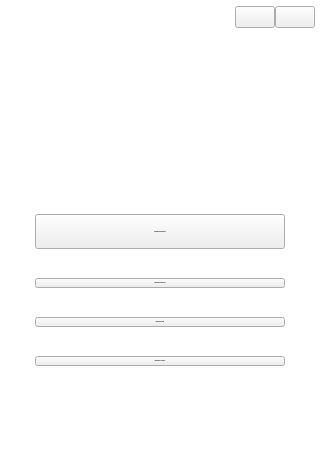
<?xml version="1.0" encoding="UTF-8"?>
<ui version="4.0">
 <class>VPrincipal</class>
 <widget class="QMainWindow" name="VPrincipal">
  <property name="enabled">
   <bool>true</bool>
  </property>
  <property name="geometry">
   <rect>
    <x>0</x>
    <y>0</y>
    <width>280</width>
    <height>450</height>
   </rect>
  </property>
  <property name="sizePolicy">
   <sizepolicy hsizetype="Preferred" vsizetype="Preferred">
    <horstretch>0</horstretch>
    <verstretch>0</verstretch>
   </sizepolicy>
  </property>
  <property name="minimumSize">
   <size>
    <width>280</width>
    <height>450</height>
   </size>
  </property>
  <property name="maximumSize">
   <size>
    <width>280</width>
    <height>450</height>
   </size>
  </property>
  <property name="windowTitle">
   <string>CONCESIONARIOS</string>
  </property>
  <property name="windowIcon">
   <iconset>
    <normaloff>Source/KWE.ico</normaloff>Source/KWE.ico</iconset>
  </property>
  <property name="layoutDirection">
   <enum>Qt::LeftToRight</enum>
  </property>
  <property name="autoFillBackground">
   <bool>false</bool>
  </property>
  <property name="styleSheet">
   <string notr="true">#VPrincipal{
background-color: rgb(255, 255, 255);
min-height:450px;
min-width: 320px;
max-height: 450px;
max-width: 320px;
}
#panel_principal{
background-color: rgb(255, 255, 255);
border-radius:8px;
}
[objectName^=&quot;btc_btc&quot;]{
background-color: transparent;
border-radius:none;
width:35px;
height:35px;
}
[objectName^=&quot;btc_btc&quot;]:hover{
	background-color: rgb(209, 209, 209);
	color: rgb(0, 0, 0);
	border-radius:4px;
}
[objectName^=&quot;btn_btn&quot;]{
	background-color: rgb(57, 86, 213);
	color: rgb(0, 0, 0);
	color: rgb(0, 0, 0);
	border-radius:8px;
	font-size: 15px;
	font-weight: bold;
	max-height: 35px;
	max-width: 280px;
}
[objectName^=&quot;btn_btn&quot;]:hover{
	background-color: rgb(163, 163, 163);
	color: rgb(0, 0, 0);
}
#panel_encabezado{
min-height: 35px;	
max-height: 35px;
}
#panel_img_logo{
min-height: 120px;
	max-height: 120px;
}
#panel_btn_sucursales{
margin-top:10px;
min-height: 200px;
	max-height: 300px;
}
#imgPrincipalMenu{
    margin-left: 60px;
    margin-right: 60px;
}
#VPrincipal{
background-color: rgb(255, 255, 255);
}
#imgPrincipalMenu{
border-radius:8px;
}</string>
  </property>
  <property name="iconSize">
   <size>
    <width>45</width>
    <height>45</height>
   </size>
  </property>
  <property name="dockNestingEnabled">
   <bool>true</bool>
  </property>
  <widget class="QWidget" name="panel_principal">
   <layout class="QGridLayout" name="gridLayout_2">
    <property name="leftMargin">
     <number>0</number>
    </property>
    <property name="topMargin">
     <number>0</number>
    </property>
    <property name="rightMargin">
     <number>0</number>
    </property>
    <property name="bottomMargin">
     <number>0</number>
    </property>
    <property name="horizontalSpacing">
     <number>0</number>
    </property>
    <property name="verticalSpacing">
     <number>15</number>
    </property>
    <item row="1" column="0">
     <widget class="QWidget" name="panel_img_logo" native="true">
      <layout class="QHBoxLayout" name="horizontalLayout">
       <property name="leftMargin">
        <number>0</number>
       </property>
       <property name="topMargin">
        <number>0</number>
       </property>
       <property name="rightMargin">
        <number>0</number>
       </property>
       <property name="bottomMargin">
        <number>0</number>
       </property>
       <item>
        <widget class="QLabel" name="imgPrincipalMenu">
         <property name="styleSheet">
          <string notr="true"/>
         </property>
         <property name="text">
          <string/>
         </property>
         <property name="scaledContents">
          <bool>true</bool>
         </property>
         <property name="alignment">
          <set>Qt::AlignCenter</set>
         </property>
        </widget>
       </item>
      </layout>
     </widget>
    </item>
    <item row="2" column="0">
     <widget class="QWidget" name="panel_btn_sucursales" native="true">
      <property name="minimumSize">
       <size>
        <width>0</width>
        <height>210</height>
       </size>
      </property>
      <property name="maximumSize">
       <size>
        <width>16777215</width>
        <height>310</height>
       </size>
      </property>
      <property name="layoutDirection">
       <enum>Qt::LeftToRight</enum>
      </property>
      <layout class="QGridLayout" name="gridLayout_3">
       <property name="sizeConstraint">
        <enum>QLayout::SetDefaultConstraint</enum>
       </property>
       <property name="leftMargin">
        <number>0</number>
       </property>
       <property name="topMargin">
        <number>0</number>
       </property>
       <property name="rightMargin">
        <number>0</number>
       </property>
       <property name="bottomMargin">
        <number>0</number>
       </property>
       <property name="spacing">
        <number>0</number>
       </property>
       <item row="1" column="0">
        <widget class="QPushButton" name="btn_btn_kweste">
         <property name="font">
          <font>
           <pointsize>-1</pointsize>
           <weight>75</weight>
           <bold>true</bold>
          </font>
         </property>
         <property name="cursor">
          <cursorShape>PointingHandCursor</cursorShape>
         </property>
         <property name="styleSheet">
          <string notr="true"/>
         </property>
         <property name="text">
          <string>KENWORTH DEL ESTE</string>
         </property>
        </widget>
       </item>
       <item row="3" column="0">
        <widget class="QPushButton" name="btn_btn_kwsonora">
         <property name="font">
          <font>
           <pointsize>-1</pointsize>
           <weight>75</weight>
           <bold>true</bold>
          </font>
         </property>
         <property name="cursor">
          <cursorShape>PointingHandCursor</cursorShape>
         </property>
         <property name="styleSheet">
          <string notr="true"/>
         </property>
         <property name="text">
          <string>KENWORTH SONORA</string>
         </property>
        </widget>
       </item>
       <item row="2" column="0">
        <widget class="QPushButton" name="btn_btn_kwkrei">
         <property name="font">
          <font>
           <pointsize>-1</pointsize>
           <weight>75</weight>
           <bold>true</bold>
          </font>
         </property>
         <property name="cursor">
          <cursorShape>PointingHandCursor</cursorShape>
         </property>
         <property name="styleSheet">
          <string notr="true"/>
         </property>
         <property name="text">
          <string>KENWORTH KREI</string>
         </property>
        </widget>
       </item>
       <item row="0" column="0">
        <widget class="QPushButton" name="btn_btn_kwrb">
         <property name="maximumSize">
          <size>
           <width>250</width>
           <height>35</height>
          </size>
         </property>
         <property name="font">
          <font>
           <pointsize>-1</pointsize>
           <weight>75</weight>
           <bold>true</bold>
          </font>
         </property>
         <property name="cursor">
          <cursorShape>PointingHandCursor</cursorShape>
         </property>
         <property name="styleSheet">
          <string notr="true"/>
         </property>
         <property name="text">
          <string>KENWORTH RIO BRAVO</string>
         </property>
        </widget>
       </item>
      </layout>
     </widget>
    </item>
    <item row="0" column="0">
     <widget class="QWidget" name="panel_encabezado" native="true">
      <layout class="QGridLayout" name="gridLayout">
       <property name="leftMargin">
        <number>0</number>
       </property>
       <property name="topMargin">
        <number>0</number>
       </property>
       <property name="rightMargin">
        <number>5</number>
       </property>
       <property name="bottomMargin">
        <number>0</number>
       </property>
       <property name="spacing">
        <number>0</number>
       </property>
       <item row="0" column="0">
        <spacer name="horizontalSpacer">
         <property name="orientation">
          <enum>Qt::Horizontal</enum>
         </property>
         <property name="sizeHint" stdset="0">
          <size>
           <width>310</width>
           <height>14</height>
          </size>
         </property>
        </spacer>
       </item>
       <item row="0" column="2">
        <widget class="QPushButton" name="btc_btc_cerrar">
         <property name="cursor">
          <cursorShape>PointingHandCursor</cursorShape>
         </property>
         <property name="text">
          <string/>
         </property>
         <property name="icon">
          <iconset>
           <normaloff>../../../../../Downloads/rutas.svg</normaloff>../../../../../Downloads/rutas.svg</iconset>
         </property>
         <property name="iconSize">
          <size>
           <width>28</width>
           <height>28</height>
          </size>
         </property>
        </widget>
       </item>
       <item row="0" column="1">
        <widget class="QPushButton" name="btc_btc_minimizar">
         <property name="cursor">
          <cursorShape>PointingHandCursor</cursorShape>
         </property>
         <property name="text">
          <string/>
         </property>
         <property name="iconSize">
          <size>
           <width>28</width>
           <height>28</height>
          </size>
         </property>
        </widget>
       </item>
      </layout>
     </widget>
    </item>
    <item row="3" column="0">
     <spacer name="verticalSpacer">
      <property name="orientation">
       <enum>Qt::Vertical</enum>
      </property>
      <property name="sizeHint" stdset="0">
       <size>
        <width>20</width>
        <height>40</height>
       </size>
      </property>
     </spacer>
    </item>
   </layout>
  </widget>
  <widget class="QMenuBar" name="menuBar">
   <property name="geometry">
    <rect>
     <x>0</x>
     <y>0</y>
     <width>280</width>
     <height>21</height>
    </rect>
   </property>
  </widget>
 </widget>
 <resources/>
 <connections>
  <connection>
   <sender>btn_btn_kwrb</sender>
   <signal>clicked()</signal>
   <receiver>VPrincipal</receiver>
   <slot>show()</slot>
   <hints>
    <hint type="sourcelabel">
     <x>207</x>
     <y>307</y>
    </hint>
    <hint type="destinationlabel">
     <x>420</x>
     <y>350</y>
    </hint>
   </hints>
  </connection>
 </connections>
</ui>
